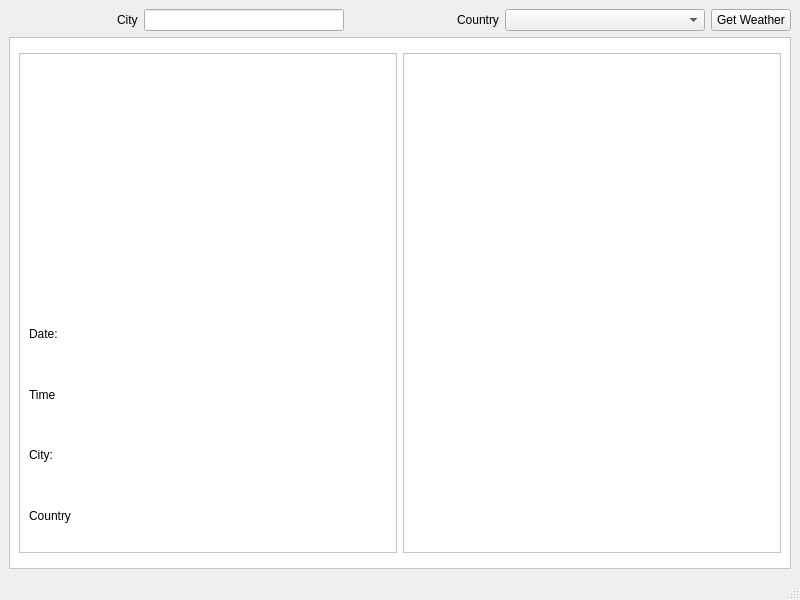
<?xml version="1.0" encoding="UTF-8"?>
<ui version="4.0">
 <class>MainWindow</class>
 <widget class="QMainWindow" name="MainWindow">
  <property name="geometry">
   <rect>
    <x>0</x>
    <y>0</y>
    <width>800</width>
    <height>600</height>
   </rect>
  </property>
  <property name="windowTitle">
   <string>InstantWeather - Weather Data</string>
  </property>
  <property name="windowIcon">
   <iconset resource="Resources.qrc">
    <normaloff>:/10d@2x.png</normaloff>:/10d@2x.png</iconset>
  </property>
  <widget class="QWidget" name="centralwidget">
   <layout class="QVBoxLayout" name="verticalLayout">
    <item>
     <layout class="QHBoxLayout" name="horizontalLayout">
      <item>
       <spacer name="horizontalSpacer_2">
        <property name="orientation">
         <enum>Qt::Horizontal</enum>
        </property>
        <property name="sizeHint" stdset="0">
         <size>
          <width>40</width>
          <height>20</height>
         </size>
        </property>
       </spacer>
      </item>
      <item>
       <widget class="QLabel" name="label">
        <property name="text">
         <string>City</string>
        </property>
       </widget>
      </item>
      <item>
       <widget class="QLineEdit" name="city_edit">
        <property name="minimumSize">
         <size>
          <width>200</width>
          <height>0</height>
         </size>
        </property>
       </widget>
      </item>
      <item>
       <spacer name="horizontalSpacer">
        <property name="orientation">
         <enum>Qt::Horizontal</enum>
        </property>
        <property name="sizeHint" stdset="0">
         <size>
          <width>40</width>
          <height>20</height>
         </size>
        </property>
       </spacer>
      </item>
      <item>
       <widget class="QLabel" name="label_2">
        <property name="text">
         <string>Country</string>
        </property>
       </widget>
      </item>
      <item>
       <widget class="QComboBox" name="country_combo">
        <property name="minimumSize">
         <size>
          <width>200</width>
          <height>0</height>
         </size>
        </property>
       </widget>
      </item>
      <item>
       <widget class="QPushButton" name="get_weather_button">
        <property name="text">
         <string>Get Weather</string>
        </property>
       </widget>
      </item>
     </layout>
    </item>
    <item>
     <widget class="QFrame" name="frame">
      <property name="minimumSize">
       <size>
        <width>0</width>
        <height>450</height>
       </size>
      </property>
      <property name="styleSheet">
       <string notr="true">background-color: rgb(255, 255, 255);</string>
      </property>
      <property name="frameShape">
       <enum>QFrame::StyledPanel</enum>
      </property>
      <property name="frameShadow">
       <enum>QFrame::Raised</enum>
      </property>
      <layout class="QVBoxLayout" name="verticalLayout_3">
       <item>
        <layout class="QHBoxLayout" name="horizontalLayout_2"/>
       </item>
       <item>
        <spacer name="verticalSpacer">
         <property name="orientation">
          <enum>Qt::Vertical</enum>
         </property>
         <property name="sizeHint" stdset="0">
          <size>
           <width>20</width>
           <height>40</height>
          </size>
         </property>
        </spacer>
       </item>
       <item>
        <layout class="QHBoxLayout" name="horizontalLayout_3">
         <item>
          <widget class="QFrame" name="frame_2">
           <property name="frameShape">
            <enum>QFrame::StyledPanel</enum>
           </property>
           <property name="frameShadow">
            <enum>QFrame::Raised</enum>
           </property>
           <layout class="QVBoxLayout" name="verticalLayout_4">
            <item>
             <layout class="QVBoxLayout" name="verticalLayout_2">
              <item>
               <layout class="QHBoxLayout" name="horizontalLayout_4">
                <item>
                 <widget class="QLabel" name="weather_label">
                  <property name="font">
                   <font>
                    <family>Segoe Print</family>
                    <pointsize>12</pointsize>
                    <weight>75</weight>
                    <bold>true</bold>
                   </font>
                  </property>
                  <property name="text">
                   <string/>
                  </property>
                 </widget>
                </item>
                <item>
                 <widget class="QLabel" name="icon_label">
                  <property name="text">
                   <string/>
                  </property>
                 </widget>
                </item>
               </layout>
              </item>
              <item>
               <widget class="QLabel" name="temp_label">
                <property name="text">
                 <string/>
                </property>
               </widget>
              </item>
              <item>
               <widget class="QLabel" name="feels_label">
                <property name="text">
                 <string/>
                </property>
               </widget>
              </item>
              <item>
               <widget class="QLabel" name="humidity_label">
                <property name="text">
                 <string/>
                </property>
               </widget>
              </item>
              <item>
               <widget class="QLabel" name="date_label">
                <property name="text">
                 <string>Date:</string>
                </property>
               </widget>
              </item>
              <item>
               <widget class="QLabel" name="time_label">
                <property name="text">
                 <string>Time</string>
                </property>
               </widget>
              </item>
              <item>
               <widget class="QLabel" name="city_label">
                <property name="text">
                 <string>City: </string>
                </property>
               </widget>
              </item>
              <item>
               <widget class="QLabel" name="country_label">
                <property name="text">
                 <string>Country</string>
                </property>
               </widget>
              </item>
             </layout>
            </item>
           </layout>
          </widget>
         </item>
         <item>
          <widget class="QFrame" name="frame_3">
           <property name="minimumSize">
            <size>
             <width>0</width>
             <height>500</height>
            </size>
           </property>
           <property name="maximumSize">
            <size>
             <width>400</width>
             <height>16777215</height>
            </size>
           </property>
           <property name="frameShape">
            <enum>QFrame::StyledPanel</enum>
           </property>
           <property name="frameShadow">
            <enum>QFrame::Raised</enum>
           </property>
           <layout class="QGridLayout" name="gridLayout">
            <item row="0" column="0">
             <widget class="QLabel" name="label_4">
              <property name="text">
               <string/>
              </property>
              <property name="pixmap">
               <pixmap resource="Resources.qrc">:/ads.jpg</pixmap>
              </property>
              <property name="scaledContents">
               <bool>true</bool>
              </property>
             </widget>
            </item>
           </layout>
          </widget>
         </item>
        </layout>
       </item>
       <item>
        <spacer name="verticalSpacer_2">
         <property name="orientation">
          <enum>Qt::Vertical</enum>
         </property>
         <property name="sizeHint" stdset="0">
          <size>
           <width>20</width>
           <height>40</height>
          </size>
         </property>
        </spacer>
       </item>
      </layout>
     </widget>
    </item>
   </layout>
  </widget>
  <widget class="QStatusBar" name="statusbar"/>
 </widget>
 <resources>
  <include location="Resources.qrc"/>
 </resources>
 <connections/>
</ui>
